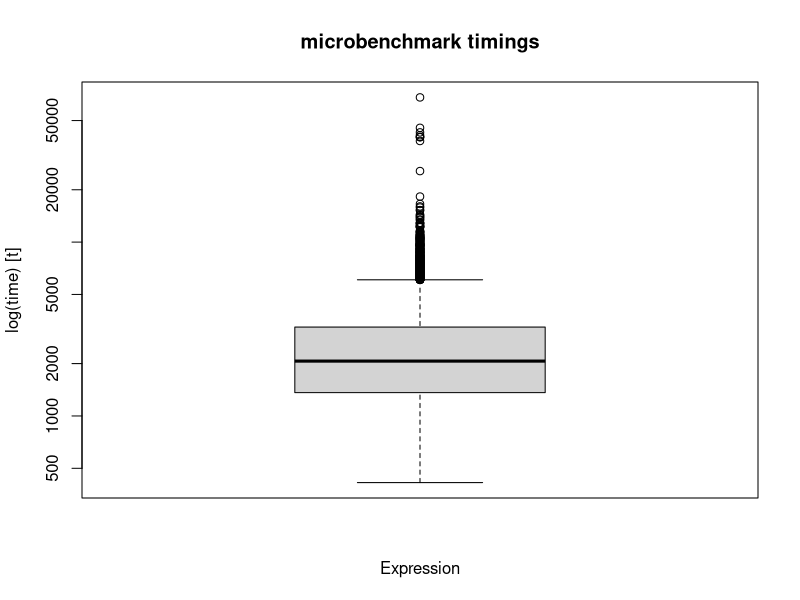
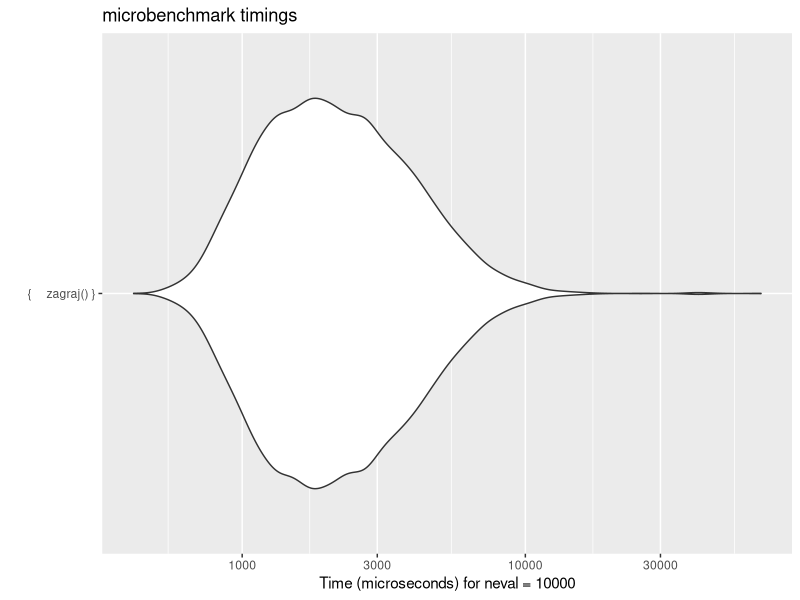

Write R code to recreate these figures, in order.
## ---- chunk 1
knitr::opts_chunk$set(echo = TRUE)
## ---- chunk 2
##Zdefiniowanie niezbednych wartosci:
## R,S,P,C,H,L,B, gdzie R - krolik, S - owca, P - swinia, C - krowa, H - kon, L - maly pies, B - duzy pies
stado_glowne <<- c(60,24,20,12,6,4,2)
stado <<- c(0,0,0,0,0,0,0)
kostka_zielona <- c('R','R','R','R','R','R','S','S','S','P','C','W')
kostka_czerwona <- c('R','R','R','R','R','R','S','S','P','P','H','F')
##gdzie: W - wilk, F - lis; reszta jak wyzej

##Wektory wymian o takiej samej strukturze jak stado i stado_glowne
##Mowia o tym, ile innych zwierza trzeba aby wymienic na dane zwierze
kon <- c(72,12,6,2,1,12,2)
krowa <- c(36,6,3,1,0,6,1)
swinia <- c(12,2,1,0,0,2,0)
owca <- c(6,1,0,0,0,1,0)
maly_pies <- c(6,1,0,0,0,1,0)
duzy_pies <- c(36,6,3,1,0,6,1)

## ---- chunk 3
##FUNKCJE POMOCNICZE
licz_ile_otrzyma <- function(sie_nalezy){
  if (all(sie_nalezy <= stado_glowne)){
    return(sie_nalezy)
  } else {
    sie_nalezy <- ifelse(sie_nalezy <= stado_glowne, sie_nalezy, stado_glowne)
    return(sie_nalezy)
  }
  ##sprawdzanie z bankiem; bierzemy max tyle ile jest w banku.
  ##funkcja zwraca wektor, wiec nalezy robic otrzymane <- licz_ile_otrzyma(otrzymane)
}


zdecyduj <- function(){
  ##funkcja decydujaca czy wymienic i rzucic czy tylko rzucic 
}



wykonaj_czynnosc <- function(co, jak='+'){
  if (jak=='+'){
    stado <<- stado + co
    stado_glowne <<- stado_glowne - co
    ## tu by sie przydalo sprawdzic czy sie wszystko zgadza
  } else {
    stado <<- stado - co
    stado_glowne <<- stado_glowne + co
    ## tu by sie przydalo sprawdzic czy sie wszystko zgadza
  }
  if (!all(stado+stado_glowne==c(60,24,20,12,6,4,2))){
    #cat('!!!! BLAD - STADA SIE NIE SUMUJA !!!!')
    break
  }
  ##wez z banku/oddaj do banku/wymien; bierze to co w licz_ile_otrzyma zwrocona
  ##symultanicznie robi operacje na banku i naszym stadzie
  ## sprawdza czy bank+stado sie sumuje odpowiednio
}

zakoncz <- function(x=stado){
  ##funkcja konczaca gre, gdy otrzymane beda zadane wartosci stada
  if(all(stado >= c(1,1,1,1,1,0,0))){
    #cat("Wygrales! Koniec gry!")
    return(TRUE)
  } else {
    #########
    suma = 0
    ##6+12+36+72+1 = 127 krolikow (owca, swinia, krowa, kon, krolik)
    for (i in 1:7){
      switch(i,
             "1"={suma <- suma + stado[i]},
             "2"={suma <- suma + 6*stado[i]},
             "3"={suma <- suma + 12*stado[i]},
             "4"={suma <- suma + 36*stado[i]},
             "5"={suma <- suma + 72*stado[i]},
             "6"={suma <- suma + 6*stado[i]},
             "7"={suma <- suma + 36*stado[i]})
    }
    if (suma >= 127){
      #cat("Wygrales! Koniec gry!")
      stado <<- c(suma-126,1,1,1,1,0,0)
      stado_glowne <<- (c(60,24,20,12,6,4,2) - stado)
      return(TRUE)
    }
    return(FALSE)
  }
}
##warunek zawarty w tej funkcji musi jeszcze zapewne zamykac petle gry z break()
##ale fajnie jak cos sie wyswietli na koniec
## ---- chunk 4
##FUNKCJE WYMIANY
czy_starczy_na_konia <- function(){
  suma = 0
  for (i in 1:7){
    switch(i,
           "1"={suma <- suma + stado[i]},
           "2"={suma <- suma + 6*stado[i]},
           "3"={suma <- suma + 12*stado[i]},
           "4"={suma <- suma + 36*stado[i]},
           "6"={suma <- suma + 6*stado[i]},
           "7"={suma <- suma + 36*stado[i]},
           suma <- suma)
  }
  if (suma >= 73){
    #cat("Starczy na konia i krolika! Wymieniasz")
    ##trzeba dodac petle zeby wymieniac az to niemozliwe
    wykonaj_czynnosc(c(stado[1:4],0,stado[6:7]),'-')
    ##usuwam wszystko ze stada, zeby wymienic na konia i krolika/i
    if ((suma-72)<=60){
      wykonaj_czynnosc(c((suma-72),0,0,0,1,0,0))
      #bierzemy konia, a reszte w krolikach
    } else {
      while((suma-72)>60){
        wykonaj_czynnosc(c(0,1,0,0,0,0,0))
        suma <- suma - 6
        ##to i tak nie powinno sie zdarzyc bo 60+72 to juz wygrana
      }
    }
  } 
  ## jesli nie starczy to nie robimy nic
}


owce_na_kroliki <- function(z_owiec=FALSE){
  if(z_owiec==TRUE){if(stado[2]>=1 & stado_glowne[1]>=6){
    wymiana <<- c('R')
    za_wymiane <<- c(0,1,0,0,0,0,0)
    return(wymiana)
  }else {
    wymiana <<- c('pusty')
    za_wymiane <<- c(0,0,0,0,0,0,0)
    #cat('Nie mozna wymienic')
  }}
}

swinie_na_owce <- function(ze_swin=FALSE){
  if(ze_swin==TRUE){if(stado[3]>=1 & stado_glowne[2]>=2){
    wymiana <<- c('SS')
    za_wymiane <<- c(0,0,1,0,0,0,0)
    return(wymiana)
  }else{
    wymiana <<- c('pusty')
    za_wymiane <<- c(0,0,0,0,0,0,0)
    #cat('Nie mozna wymienic')
  }}
}

##Funkcje "wymiana_cos" maja na celu sprawdzic mozliwosc wymiany
##i zwrocic wartosc mozliwa do wykorzystania dalej
##wyluczaja tez wektory, ktore mozna latwo odjac od stada i dodac do stada glownego
wymiana_owca <- function(b){
  ##funkcja sprawdza, czy podane zwierze mozna wymienic na owce
  ##i czy zwierzat w stadzie tego typu jest wystarczajaco duzo
  ##jesli tak, to podaje jednoelemenowy wektor odpowiadajacy owcy
  if (stado_glowne[2]==0){
    wymiana <<- c('pusty')
    za_wymiane <<- c(0,0,0,0,0,0,0)
    #cat("Brak w stadzie glownym!")
  } else {
    switch(b,
           krolik={if(stado[1]>=owca[1]){
             wymiana <<- c('S')
             za_wymiane <<- c(6,0,0,0,0,0,0)
             return(wymiana)
           }else{
             wymiana <<- c('pusty')
             za_wymiane <<- c(0,0,0,0,0,0,0)
             #cat("Za malo zwierzat na wymiane!")
           }},
           maly_pies={if(stado[6]>=owca[6]){
             wymiana <<- c('S')
             za_wymiane <<- c(0,0,0,0,0,1,0)
             return(wymiana)
           }else{
             wymiana <<- c('pusty')
             za_wymiane <<- c(0,0,0,0,0,0,0)
             #cat("Za malo zwierzat na wymiane!")
           }},
           owca={if(stado[2]>=owca[2]){
             wymiana <<- c('S')
             za_wymiane <<- c(0,1,0,0,0,0,0)
             return(wymiana)
           }else{
             wymiana <<- c('pusty')
             za_wymiane <<- c(0,0,0,0,0,0,0)
             #cat("Za malo zwierzat na wymiane!")
           }},
           ##jesli nie, to wyrzuca komunikat
           {wymiana <<- c('pusty')
           za_wymiane <<- c(0,0,0,0,0,0,0)
           #cat("Nie istnieje mozliwosc wymiany!")
           })
  }
}

wymiana_maly_pies <- function(b){
  if (stado_glowne[6]==0){
    wymiana <<- c('pusty')
    za_wymiane <<- c(0,0,0,0,0,0,0)
    #cat("Brak w stadzie glownym!")
  }else {
    ##funkcja jest co do zasady taka sama jak dla wymiana_owca
    switch(b,
           krolik={if(stado[1]>=maly_pies[1]){
             wymiana <<- c('L')
             za_wymiane <<- c(6,0,0,0,0,0,0)
             return(wymiana)
           }else{
             wymiana <<- c('pusty')
             za_wymiane <<- c(0,0,0,0,0,0,0)
             #cat("Za malo zwierzat na wymiane!")
           }},
           maly_pies={if(stado[6]>=maly_pies[6]){
             wymiana <<- c('L')
             za_wymiane <<- c(0,0,0,0,0,1,0)
             return(wymiana)
           }else{
             wymiana <<- c('pusty')
             za_wymiane <<- c(0,0,0,0,0,0,0)
             #cat("Za malo zwierzat na wymiane!")
           }},
           owca={if(stado[2]>=maly_pies[2]){
             wymiana <<- c('L')
             za_wymiane <<- c(0,1,0,0,0,0,0)
             return(wymiana)
           }else{
             wymiana <<- c('pusty')
             za_wymiane <<- c(0,0,0,0,0,0,0)
             #cat("Za malo zwierzat na wymiane!")
           }},
           {wymiana <<- c('pusty')
           za_wymiane <<- c(0,0,0,0,0,0,0)
           #cat("Nie istnieje mozliwosc wymiany!")
           })
  }
}

wymiana_swinia <- function(b){
  ##analogiczna do wymiana_owca
  if (stado_glowne[3]==0){
    wymiana <<- c('pusty')
    za_wymiane <<- c(0,0,0,0,0,0,0)
    #cat("Brak w stadzie glownym!")
  }else {
    switch(b,
           krolik={if(stado[1]>=swinia[1]){
             wymiana <<- c('P')
             za_wymiane <<- c(12,0,0,0,0,0,0)
             return(wymiana)
           }else{
             wymiana <<- c('pusty')
             za_wymiane <<- c(0,0,0,0,0,0,0)
             #cat("Za malo zwierzat na wymiane!")
           }},
           maly_pies={if(stado[6]>=swinia[6]){
             wymiana <<- c('P')
             za_wymiane <<- c(0,0,0,0,0,2,0)
             return(wymiana)
           }else{
             wymiana <<- c('pusty')
             za_wymiane <<- c(0,0,0,0,0,0,0)
             #cat("Za malo zwierzat na wymiane!")
           }},
           owca={if(stado[2]>=swinia[2]){
             wymiana <<- c('P')
             za_wymiane <<- c(0,2,0,0,0,0,0)
             return(wymiana)
           }else{
             wymiana <<- c('pusty')
             za_wymiane <<- c(0,0,0,0,0,0,0)
             #cat("Za malo zwierzat na wymiane!")
           }},
           swinia={if(stado[3]>=swinia[3]){
             wymiana <<- c('P')
             za_wymiane <<- c(0,0,1,0,0,0,0)
             return(wymiana)
           }else{
             wymiana <<- c('pusty')
             za_wymiane <<- c(0,0,0,0,0,0,0)
             #cat("Za malo zwierzat na wymiane!")
           }},
           {wymiana <<- c('pusty')
           za_wymiane <<- c(0,0,0,0,0,0,0)
           #cat("Nie istnieje mozliwosc wymiany!")
           })
  }
}

wymiana_krowa <- function(b){
  ##analogiczna do wymiana_owca i wymiana_swinia
  if (stado_glowne[4]==0){
    wymiana <<- c('pusty')
    za_wymiane <<- c(0,0,0,0,0,0,0)
    #cat("Brak w stadzie glownym!")
  }else {
    switch(b,
           krolik={if(stado[1]>=krowa[1]){
             wymiana <<- c('C')
             za_wymiane <<- c(36,0,0,0,0,0,0)
             return(wymiana)
           }else{
             wymiana <<- c('pusty')
             za_wymiane <<- c(0,0,0,0,0,0,0)
             #cat("Za malo zwierzat na wymiane!")
           }},
           maly_pies={if(stado[6]>=krowa[6]){
             wymiana <<- c('C')
             za_wymiane <<- c(0,0,0,0,0,6,0)
             return(wymiana)
           }else{
             wymiana <<- c('pusty')
             za_wymiane <<- c(0,0,0,0,0,0,0)
             #cat("Za malo zwierzat na wymiane!")
           }},
           owca={if(stado[2]>=krowa[2]){
             wymiana <<- c('C')
             za_wymiane <<- c(0,6,0,0,0,0,0)
             return(wymiana)
           }else{
             wymiana <<- c('pusty')
             za_wymiane <<- c(0,0,0,0,0,0,0)
             #cat("Za malo zwierzat na wymiane!")
           }},
           swinia={if(stado[3]>=krowa[3]){
             wymiana <<- c('C')
             za_wymiane <<- c(0,0,3,0,0,0,0)
             return(wymiana)
           }else{
             wymiana <<- c('pusty')
             za_wymiane <<- c(0,0,0,0,0,0,0)
             #cat("Za malo zwierzat na wymiane!")
           }},
           krowa={if(stado[4]>=krowa[4]){
             wymiana <<- c('C')
             za_wymiane <<- c(0,0,0,1,0,0,0)
             return(wymiana)
           }else{
             wymiana <<- c('pusty')
             za_wymiane <<- c(0,0,0,0,0,0,0)
             #cat("Za malo zwierzat na wymiane!")
           }},
           duzy_pies={if(stado[7]>=krowa[7]){
             wymiana <<- c('C')
             za_wymiane <<- c(0,0,0,0,0,0,1)
             return(wymiana)
           }else{
             wymiana <<- c('pusty')
             za_wymiane <<- c(0,0,0,0,0,0,0)
             #cat("Za malo zwierzat na wymiane!")
           }},
           {wymiana <<- c('pusty')
           za_wymiane <<- c(0,0,0,0,0,0,0)
           #cat("Nie istnieje mozliwosc wymiany!")
           })
  }
}

wymiana_duzy_pies <<- function(b){
  if (stado_glowne[7]==0){
    wymiana <<- c('pusty')
    za_wymiane <<- c(0,0,0,0,0,0,0)
    #cat("Brak w stadzie glownym!")
  } else {
    ##funkcja co do zasady taka sama jak wymiana_krowa
    switch(b,
           krolik={if(stado[1]>=duzy_pies[1]){
             wymiana <<- c('B')
             za_wymiane <<- c(36,0,0,0,0,0,0)
             return(wymiana)
           }else{
             wymiana <<- c('pusty')
             za_wymiane <<- c(0,0,0,0,0,0,0)
             #cat("Za malo zwierzat na wymiane!")
           }},
           maly_pies={if(stado[6]>=duzy_pies[6]){
             wymiana <<- c('B')
             za_wymiane <<- c(0,0,0,0,0,6,0)
             return(wymiana)
           }else{
             wymiana <<- c('pusty')
             za_wymiane <<- c(0,0,0,0,0,0,0)
             #cat("Za malo zwierzat na wymiane!")
           }},
           owca={if(stado[2]>=duzy_pies[2]){
             wymiana <<- c('B')
             za_wymiane <<- c(0,6,0,0,0,0,0)
             return(wymiana)
           }else{
             wymiana <<- c('pusty')
             za_wymiane <<- c(0,0,0,0,0,0,0)
             #cat("Za malo zwierzat na wymiane!")
           }},
           swinia={if(stado[3]>=duzy_pies[3]){
             wymiana <<- c('B')
             za_wymiane <<- c(0,0,3,0,0,0,0)
             return(wymiana)
           }else{
             wymiana <<- c('pusty')
             za_wymiane <<- c(0,0,0,0,0,0,0)
             #cat("Za malo zwierzat na wymiane!")
           }},
           krowa={if(stado[4]>=duzy_pies[4]){
             wymiana <<- c('B')
             za_wymiane <<- c(0,0,0,1,0,0,0)
             return(wymiana)
           }else{
             wymiana <<- c('pusty')
             za_wymiane <<- c(0,0,0,0,0,0,0)
             #cat("Za malo zwierzat na wymiane!")
           }},
           duzy_pies={if(stado[7]>=duzy_pies[7]){
             wymiana <<- c('B')
             za_wymiane <<- c(0,0,0,0,0,0,1)
             return(wymiana)
           }else{
             wymiana <<- c('pusty')
             za_wymiane <<- c(0,0,0,0,0,0,0)
             #cat("Za malo zwierzat na wymiane!")
           }},
           {wymiana <<- c('pusty')
           za_wymiane <<- c(0,0,0,0,0,0,0)
           #cat("Nie istnieje mozliwosc wymiany!")
           })
  }
}

wymiana_kon <- function(b){
  ##analogiczna do wymiana_owca, wymiana_swinia i wymiana_krowa
  if (stado_glowne[5]==0){
    wymiana <<- c('pusty')
    za_wymiane <<- c(0,0,0,0,0,0,0)
    #cat("Brak w stadzie glownym!")
  }else {
    switch(b,
           krolik={if(stado[1]>=kon[1]){
             wymiana <<- c('H')
             za_wymiane <<- c(72,0,0,0,0,0,0)
             return(wymiana)
           }else{
             wymiana <<- c('pusty')
             za_wymiane <<- c(0,0,0,0,0,0,0)
             #cat("Za malo zwierzat na wymiane!")
           }},
           maly_pies={if(stado[6]>=kon[6]){
             wymiana <<- c('H')
             za_wymiane <<- c(0,0,0,0,0,12,0)
             return(wymiana)
           }else{
             wymiana <<- c('pusty')
             za_wymiane <<- c(0,0,0,0,0,0,0)
             #cat("Za malo zwierzat na wymiane!")
           }},
           owca={if(stado[2]>=kon[2]){
             wymiana <<- c('H')
             za_wymiane <<- c(0,12,0,0,0,0,0)
             return(wymiana)
           }else{
             wymiana <<- c('pusty')
             za_wymiane <<- c(0,0,0,0,0,0,0)
             #cat("Za malo zwierzat na wymiane!")
           }},
           swinia={if(stado[3]>=kon[3]){
             wymiana <<- c('H')
             za_wymiane <<- c(0,0,6,0,0,0,0)
             return(wymiana)
           }else{
             wymiana <<- c('pusty')
             za_wymiane <<- c(0,0,0,0,0,0,0)
             #cat("Za malo zwierzat na wymiane!")
           }},
           krowa={if(stado[4]>=kon[4]){
             wymiana <<- c('H')
             za_wymiane <<- c(0,0,0,2,0,0,0)
             return(wymiana)
           }else{
             wymiana <<- c('pusty')
             za_wymiane <<- c(0,0,0,0,0,0,0)
             #cat("Za malo zwierzat na wymiane!")
           }},
           kon={if(stado[5]>=kon[5]){
             wymiana <<- c('H')
             za_wymiane <<- c(0,0,0,0,1,0,0)
             return(wymiana)
           }else{
             wymiana <<- c('pusty')
             za_wymiane <<- c(0,0,0,0,0,0,0)
             #cat("Za malo zwierzat na wymiane!")
           }},
           duzy_pies={if(stado[7]>=kon[7]){
             wymiana <<- c('H')
             za_wymiane <<- c(0,0,0,0,0,0,2)
             return(wymiana)
           }else{
             wymiana <<- c('pusty')
             za_wymiane <<- c(0,0,0,0,0,0,0)
             #cat("Za malo zwierzat na wymiane!")
           }},
           {wymiana <<- c('pusty')
           za_wymiane <<- c(0,0,0,0,0,0,0)
           #cat("Nie istnieje mozliwosc wymiany!")
           })
  }
}

z_wymiany <- function(zamien = FALSE){
  ##Wylicza wektor zwierzat otrzymanych z wymiany
  W <- c(0,0,0,0,0,0,0)
  if(zamien == TRUE){switch(wymiana,
                            R={W <- c(6,0,0,0,0,0,0)},
                            S={W <- c(0,1,0,0,0,0,0)},
                            SS={W <- c(0,2,0,0,0,0,0)},
                            P={W <- c(0,0,1,0,0,0,0)},
                            C={W <- c(0,0,0,1,0,0,0)},
                            H={W <- c(0,0,0,0,1,0,0)},
                            L={W <- c(0,0,0,0,0,1,0)},
                            B={W <- c(0,0,0,0,0,0,1)},
                            {W <- c(0,0,0,0,0,0,0)})}
  return(W)
}

wymien <- function(z,na){
  ##funkcja dokonujaca wymiany
  ##przyjmowane argumenty sa czytsko symboliczne, a ich wartosc nie ma znaczenia
  ##wlasciwie wymiany dokonuje sie na funkcjach wymien_zwierze('odpowiednie_zwierze')
  wykonaj_czynnosc(z_wymiany(TRUE),'+')
  wykonaj_czynnosc(za_wymiane,'-')
}
## ---- chunk 5
##FUNKCJE RZUCANIA

losuj_rzut_kostek <- function(a=kostka_zielona,b=kostka_czerwona){
  ##funkcja rzucajaca kostkami i tworzaca wynik rzutu (wektor 2 pola)
  wynik <- c(sample(a, 1), sample(b, 1))
  #  #cat(wynik)
  return(wynik)
}

zmiana_na_wektor <- function(wynik){
  ##Funkcja sprawdz wynik rzutu i zamienia go na wektor analogiczny do wektora stada
  ##Najpierw wynik z pierwszej kosci
  switch(wynik[1],
         R={c1 <- c(1,0,0,0,0,0,0)},
         S={c1 <- c(0,1,0,0,0,0,0)},
         P={c1 <- c(0,0,1,0,0,0,0)},
         C={c1 <- c(0,0,0,1,0,0,0)},
         {c1 <- c(0,0,0,0,0,0,0)}
  )
  ##Pozniej wynik z drugiej kosci
  switch(wynik[2],
         R={c2 <- c(1,0,0,0,0,0,0)},
         S={c2 <- c(0,1,0,0,0,0,0)},
         P={c2 <- c(0,0,1,0,0,0,0)},
         H={c2 <- c(0,0,0,0,1,0,0)},
         {c2 <- c(0,0,0,0,0,0,0)}
  )
  ##ten wektor jest abstrakcyjny - jego wartosci ulatwiaja pozniejsze liczenie
  z_rzutu <- (c1+c2)
  return(z_rzutu)
}

rzuc <- function(){
  otrzymane<-c(0,0,0,0,0,0,0)
  kostki<-losuj_rzut_kostek()
  ##co jesli stado puste - wtedy nie trzeba sprawdzac wilkow tylko od razu mozna tu sprawdzac czy kostki sa sobie rowne
  ##
  #  #cat(" , ")
  if (all(stado==0)){
    if (kostki[1]==kostki[2]){
      otrzymane <- licz_ile_otrzyma((zmiana_na_wektor(kostki))/2)
    }
    ## jesli nie sa sobie rowne no to nic nie dostajemy i tak.
  } else {
    if ('W' %in% kostki){
      if ('F' %in% kostki) {
        atak_drapieznika(TRUE,TRUE)
        ## atakuja nas zarowno wilk jak i lis
        ## nie mamy co otrzymac
      } else {
        atak_drapieznika(wilk = TRUE)
        ##atakuje nas tylko wilk
        #######PRZELICZANIE n/2
        wylosowane <- zmiana_na_wektor(kostki)
        otrzymane <- ifelse(wylosowane == 0, 0, trunc((stado+wylosowane)/2))
        otrzymane <- licz_ile_otrzyma(otrzymane)
        ##bo mozemy jeszcze wylosowac cos na drugiej co nam pasuje (np konia)
      }
    } else {
      if ('F' %in% kostki) {
        atak_drapieznika(TRUE)
        ##atakuje nas tylko lis
      }
      ###### PRZELICZANIE n/2
      wylosowane <- zmiana_na_wektor(kostki)
      otrzymane <- ifelse(wylosowane == 0, 0, trunc((stado+wylosowane)/2))
      otrzymane <- licz_ile_otrzyma(otrzymane)
      ##liczy sie zarowno w przypadku lisa jak i kiedy brak drapieznikow
      ##bo mozemy jeszcze wylosowac cos na drugiej co nam pasuje (np owce)
    } 
  }
  if (!all(otrzymane==0)){
    wykonaj_czynnosc(otrzymane)
  } else {
  }
  
  ##funkcja dokonujaca rzutu i reagujaca
}


atak_drapieznika <- function(lis = FALSE, wilk = FALSE){
  if (wilk == TRUE ){
    if (stado[7]>0){
      ##to sie u nas nie zdarza
      wykonaj_czynnosc(c(0,0,0,0,0,0,1),'-')
      ## to oznacza: jeden duzy pies. odejmij od stada (dodaj do glownego)
    } else {
      wykonaj_czynnosc(c(stado[1:4],0,0,0),'-')
      ## to oznacza: wszystkie zwierzeta oprocz konia i psow ktore sa w stadzie. odejmij od stada (dodaj do glownego)
    }
  }
  if (lis == TRUE ){
    if (stado[6]>0){
      wykonaj_czynnosc(c(0,0,0,0,0,1,0),'-')
      ## to oznacza: jeden maly pies. odejmij od stada (dodaj do glownego)
    } else {
      wykonaj_czynnosc(c(stado[1],0,0,0,0,0,0),'-')
      ## to oznacza: wszystkie kroliki ktore sa w stadzie. odejmij od stada (dodaj do glownego)
    }
  }
  ##funkcja przyjmujaca argument lis=True/False i wilk True/False
  ## sprawdza czy mamy psa/psy
  ##odejmuje psa/psy
  ##robi wykonaj_czynnosc i reaguje odpowiednio
}

## ---- chunk 6
## glowna funkcja przeprowadzajaca gre

zagraj <- function(){
  stado_glowne <<- c(60,24,20,12,6,4,2)
  stado <<- c(0,0,0,0,0,0,0)
  repeat{
    ##repeat bo musimy w dwoch miejscach sprawdzac czy nie zebralismy
    if (!all(stado==0)){
      ##jesli stado jest niepuste - bo jak puste to nie ma z czego wymieniac
      ##tutaj wymiany i ich warunki
      ##najpierw sprawdzamy czy starczy na konia i krolika
      czy_starczy_na_konia()
      if (stado[1]>6){
        ##jesli jest wiecej niz 6 krolikow i nie mamy malego psa
        if ((stado[6]==0) & (stado[1]>=9)){
          wymiana_maly_pies('krolik')
          wymien('krolik','maly_pies')
        }
        if (stado[2]>0){
          #jesli juz mamy owce
          wymiana_owca('krolik')
          wymien('krolik','owca')
        }
      } else {
        ##nie mamy krolikow, ale wiecej niz 3 owce i brak malego psa
        if ((stado[1]>3)&(stado[1]==0)&(stado[6]==0)){
          wymiana_maly_pies('owca')
          wymien('owca','maly_pies')
          owce_na_kroliki(TRUE)
          wymien('owca','krolik')
          #wymianakroliki
        }
        if ((stado[3]>0)&(stado[6])){
          #jesli mamy swinie ale nie malego psa
          swinie_na_owce(TRUE)
          wymien('swinia','owca')
          wymiana_maly_pies('owca')
          wymien('owca','maly_pies')
          ##czy tu jeszcze na kroliki? a moze zamienic kolejnoscia warunku sie da
        }
        #trzeba jeszczee dodac warunek ze jak krolikow 60 to wymienic na owce oprocz dziesieciu
      }
    }
    ##eeee tego chyba nie ma co sprawdzac? tylko po rzutach. przy wymianie nie zmienia nam sie ilosc, no chyba ze czegos zabraknie
    if (zakoncz()==TRUE){
      break
    }
    ##rzucamy zawsze, no chyba ze uzbieralismy
    rzuc()
    #    #cat(stado)
    if (zakoncz()==TRUE){
      break
    }
  }
}
## ---- chunk 7
##FUNKCJE STATYSTYK GRY
library(microbenchmark)
mierz_czas <- microbenchmark({zagraj()}, times=10000)
library(ggplot2)
boxplot(mierz_czas)
autoplot(mierz_czas)
print(mierz_czas)
##funkcja rbind() powinna dodawać do data frame nowa linijke na końcu
##ale opcji jest duzo, wiec najwyzej sie zamieni, jakby cos nie dzialalo
#czas <- data.frame()
#czas <- replicate(10000,{rbind(czas, mierz_czas[3])})
##funkcja mierzaca czas gry
#czas_gry <- czas$user
#mediana_i_srednia <- function(x=czas_gry){
##funkcja zwracajaca mediane i srednia z wartosci czasow gry
#  return(median(czas_gry))
#  return(mean(czas_gry))
#}

#library(ggplot2)
#narysuj_wykres <- ggplot(x,user,data=czas,color='green',geom='point',ylab="Czas gry",main='Czas trwania gry SuperFarmer')

## ---- chunk 8
##testy
##################
rzuc()
#cat(stado)
#cat(stado_glowne)
rzuc()
#cat(stado)
#cat(stado_glowne)
rzuc()
#cat(stado)
#cat(stado_glowne)
rzuc()
#cat(stado)
#cat(stado_glowne)
rzuc()
#cat(stado)
#cat(stado_glowne)
rzuc()
#cat(stado)
#cat(stado_glowne)
##################
stado <- c(7,2,0,0,0,0,0)
stado_glowne <- c(53,22,20,12,6,4,2)
wymiana_swinia('owca')
wymien('owca','swinia')
#cat(stado)
#cat(stado_glowne)
wymiana_swinia('owca')
wymien('owca','swinia')
#cat(stado)
#cat(stado_glowne)
stado <- c(36,0,1,0,0,0,0)
stado_glowne <- c(24,24,19,12,6,4,2)
wymiana_krowa('krolik')
wymien('krolik','krowa')
#cat(stado)
#cat(stado_glowne)
wymiana_duzy_pies('swinia')
wymien('swinia','duzy_pies')
#cat(stado)
#cat(stado_glowne)
stado <- c(5,2,3,0,0,0,0)
stado_glowne <- c(55,22,17,12,6,4,2)
owce_na_kroliki(TRUE)
wymien('krolik','owca')
#cat(stado)
#cat(stado_glowne)
swinie_na_owce(TRUE)
wymien('owca','swinia')
#cat(stado)
#cat(stado_glowne)
owce_na_kroliki(TRUE)
wymien('krolik','owca')
#cat(stado)
#cat(stado_glowne)
owce_na_kroliki(TRUE)
wymien('krolik','owca')
#cat(stado)
#cat(stado_glowne)
stado <- c(57,1,0,0,0,0,0)
stado_glowne <- c(3,23,20,12,6,4,2)
owce_na_kroliki(TRUE)
wymien('krolik','owca')
#cat(stado)
#cat(stado_glowne)
swinie_na_owce(TRUE)
wymien('owca','swinia')
#cat(stado)
#cat(stado_glowne)
